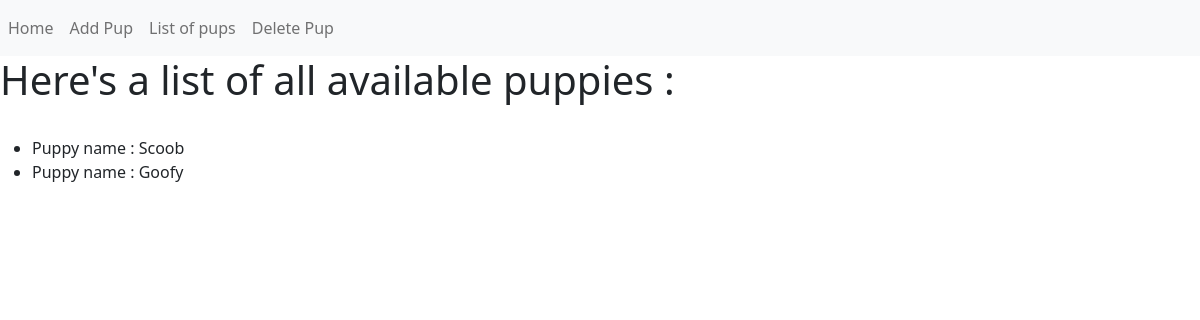
/list, run on an earlier commit of the app's database.
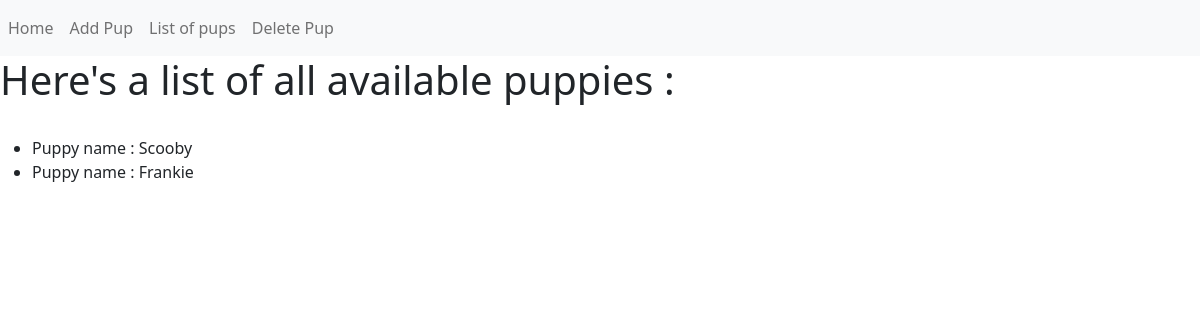
And on a later commit of the database.
### adoption_site.py (models this page shows, shortened)
class Puppy(db.Model):
    __tablename__ = 'puppies'
    id = db.Column(db.Integer, primary_key=True)
    name = db.Column(db.Text)
    def __repr__(self):
            return f'Puppy name : {self.name}'

### adoption_site.py (the view)
@app.route('/list')
def list_pup():
    puppies = Puppy.query.all()
    return render_template('list.html', puppies = puppies)

### templates/list.html
{% extends "base.html" %}
{% block content %}
<div class = "jumbotron">
    <h1>Here's a list of all available puppies :</h1><br>
    <ul>
        {% for pup in puppies %}
           <li>{{pup}}</li>
        {% endfor %}
    </ul>
</div>
{% endblock %}

### templates/base.html (shortened to what this page needs)
<!DOCTYPE html>
<html lang="en">
<head>
    <link href="https://cdn.jsdelivr.net/npm/bootstrap@5.0.0/dist/css/bootstrap.min.css" rel="stylesheet">
</head>
<body>
    <nav class="navbar navbar-expand-lg navbar-light bg-light">
        <div class="navbar-nav">
             <a class = "nav-item nav-link" href = "{{url_for('index')}}">Home</a>
             <a class = "nav-item nav-link" href = "{{url_for('add_pup')}}">Add Pup</a>
             <a class = "nav-item nav-link" href = "{{url_for('list_pup')}}">List of pups</a>
             <a class = "nav-item nav-link" href = "{{url_for('del_pup')}}">Delete Pup</a>
        </div>
      </nav>
      {% block content %}
      {% endblock %}
</body>
</html>

What changed in the data, as far as the page shows it:
removed Puppy: name "Puppy name : Goofy"
changed Puppy: name "Puppy name : Scoob" → "Puppy name : Scooby"
added Puppy: name "Puppy name : Frankie"
